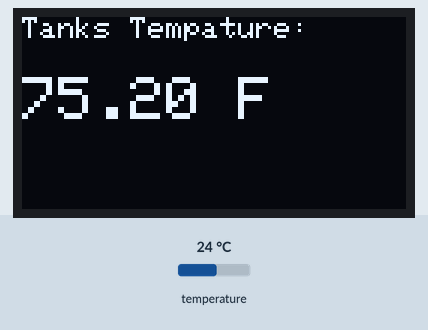
Simulated run of this program. Board: ESP32. On the bench: 128×64 one-colour display. The inputs (shaded band) are chosen by the test bench; at power-on: temperature 24 °C.

Above: at 1.4 s.
1.5 s: temperature set to 12 °C
At 12.8 s:
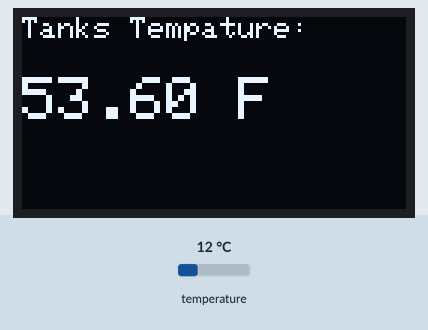
13.1 s: temperature set to 19 °C
At 23.1 s:
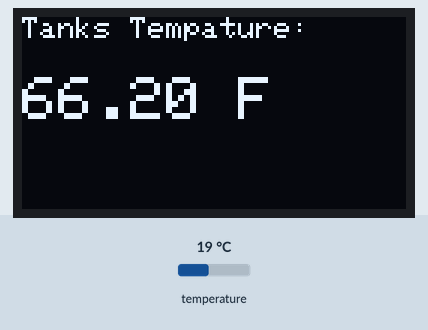
23.9 s: temperature set to 28 °C
At 34.6 s:
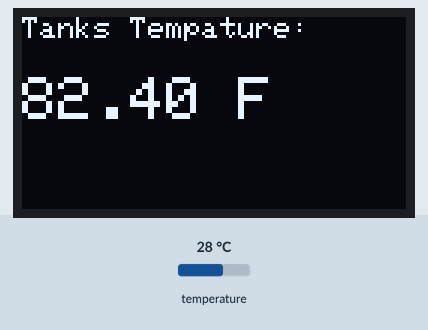
Timing chart, 0 to 36.1 s (numbered marks = the images above; inputs shaded):
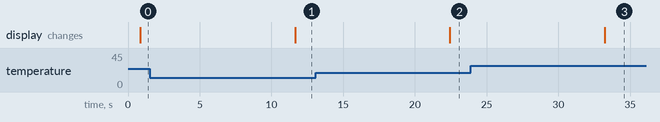

The program:

main.cpp
```cpp
#include <Arduino.h> // Base Arduino Functions
#include <Wire.h>
#include <Adafruit_GFX.h>
#include <Adafruit_SSD1306.h>
#include <OneWire.h>
#include <DallasTemperature.h>

#define SCREEN_WIDTH 128
#define SCREEN_HEIGHT 64
#define OLED_RESET -1           // Reset pin not used
#define SCREEN_ADDRESS 0x3C     // I2C address detected
#define ONE_WIRE_BUS 4

Adafruit_SSD1306 display(SCREEN_WIDTH, SCREEN_HEIGHT, &Wire, OLED_RESET);
OneWire oneWire(ONE_WIRE_BUS);

DallasTemperature sensors(&oneWire);

float Celsius = 0;
float Fahrenheit = 0;

void setup() {
  sensors.begin();
  Serial.begin(115200);
  Wire.begin(21, 22);         // SDA, SCL
  if (!display.begin(SSD1306_SWITCHCAPVCC, SCREEN_ADDRESS)) {
    Serial.println("SSD1306 allocation failed");
    for (;;);                  // Stop here
  }

  display.clearDisplay();
  display.setTextSize(1);
  display.setTextColor(SSD1306_WHITE);
  display.setCursor(0,0);
  display.println("Tanks Tempature: ");
  display.display();
}

void loop() {
  sensors.requestTemperatures();

  Celsius = sensors.getTempCByIndex(0);
  Fahrenheit = sensors.toFahrenheit(Celsius);

  display.fillRect(0, 20, SCREEN_WIDTH, 20, SSD1306_BLACK);

  display.setTextSize(2);
  display.setCursor(0, 20);
  display.print(Fahrenheit);
  display.println(" F");
  display.display();

  delay(10000);
}
```

Measured:
- after the input at 1.5 s, the display: changes after 10.2 s (image 1)
- after the input at 13.1 s, the display: changes after 9.3 s (image 2)
- after the input at 23.9 s, the display: changes after 9.3 s (image 3)
